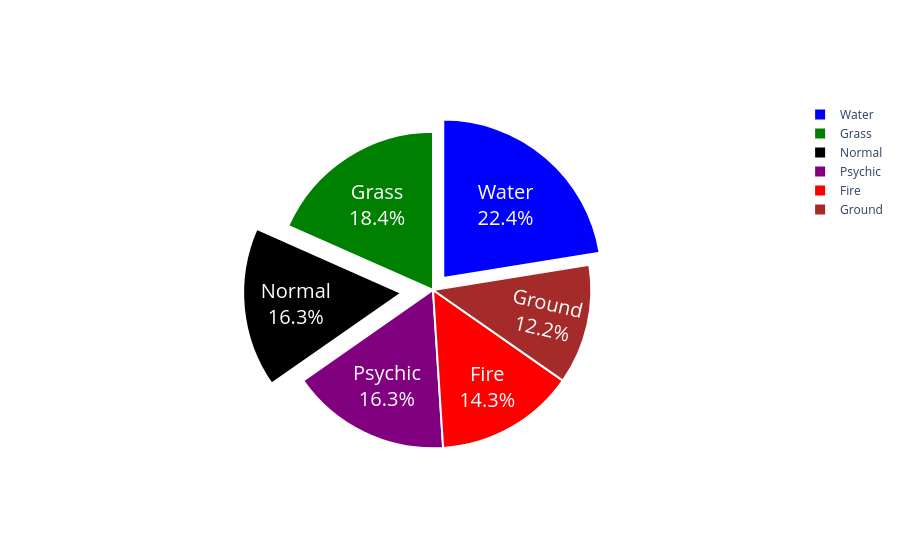

Notebook code for this chart:
### Markdown cell above
# Pie Chart

### Code cell
df_asia = px.data.gapminder().query("year==2007").query("continent=='Asia'")
px.pie(df_asia, values='pop',names='country',title='Population of Asian Continent',
       color_discrete_sequence=px.colors.sequential.RdBu)

colors = ['blue','green','black','purple','red','brown']
fig = go.Figure(data=[go.Pie(labels=['Water','Grass','Normal','Psychic','Fire','Ground'],
                             values=[110,90,80,80,70,60])])

fig.update_traces(hoverinfo='label+percent',textfont_size=20,
                  textinfo='label+percent',pull=[0.1,0,0.2,0,0,0],
                  marker=dict(colors=colors,line=dict(color='#FFFFFF',width=2)))

fig

### Figure 1 — Plotly figure (JSON) as saved in the notebook; plotly's stock layout.template omitted (floating-point values rounded to 4 significant figures)
{"data": [{"hoverinfo": "label+percent", "labels": ["Water", "Grass", "Normal", "Psychic", "Fire", "Ground"], "marker": {"colors": ["blue", "green", "black", "purple", "red", "brown"], "line": {"color": "#FFFFFF", "width": 2}}, "pull": [0.1, 0, 0.2, 0, 0, 0], "textfont": {"size": 20}, "textinfo": "label+percent", "type": "pie", "values": [110, 90, 80, 80, 70, 60]}], "layout": {}}
